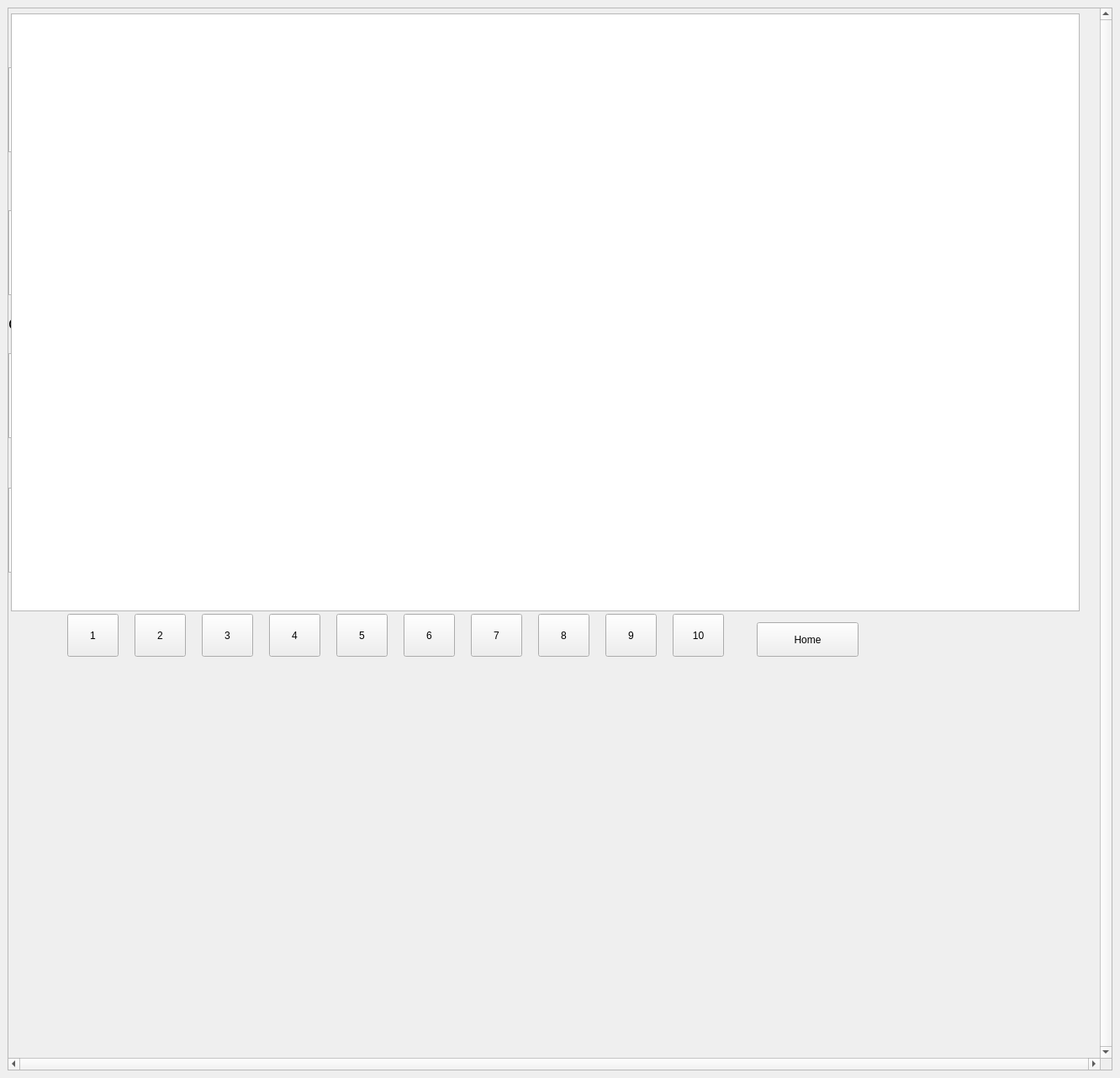
<?xml version="1.0" encoding="UTF-8"?>
<ui version="4.0">
 <class>GUI</class>
 <widget class="QMainWindow" name="GUI">
  <property name="geometry">
   <rect>
    <x>0</x>
    <y>0</y>
    <width>1332</width>
    <height>1282</height>
   </rect>
  </property>
  <property name="windowTitle">
   <string>GUI</string>
  </property>
  <widget class="QWidget" name="centralwidget">
   <layout class="QGridLayout" name="gridLayout">
    <item row="0" column="0">
     <widget class="QScrollArea" name="scrollArea">
      <property name="verticalScrollBarPolicy">
       <enum>Qt::ScrollBarAlwaysOn</enum>
      </property>
      <property name="horizontalScrollBarPolicy">
       <enum>Qt::ScrollBarAlwaysOn</enum>
      </property>
      <property name="sizeAdjustPolicy">
       <enum>QAbstractScrollArea::AdjustToContents</enum>
      </property>
      <property name="widgetResizable">
       <bool>true</bool>
      </property>
      <widget class="QWidget" name="scrollAreaWidgetContents_3">
       <property name="geometry">
        <rect>
         <x>0</x>
         <y>0</y>
         <width>1287</width>
         <height>1237</height>
        </rect>
       </property>
       <widget class="QLabel" name="label">
        <property name="geometry">
         <rect>
          <x>10</x>
          <y>20</y>
          <width>1171</width>
          <height>31</height>
         </rect>
        </property>
        <property name="font">
         <font>
          <pointsize>14</pointsize>
         </font>
        </property>
        <property name="text">
         <string>AI predicts every ballon d’Or winners</string>
        </property>
       </widget>
       <widget class="QTextEdit" name="textEdit">
        <property name="geometry">
         <rect>
          <x>0</x>
          <y>70</y>
          <width>1269</width>
          <height>101</height>
         </rect>
        </property>
        <property name="autoFormatting">
         <set>QTextEdit::AutoAll</set>
        </property>
        <property name="readOnly">
         <bool>true</bool>
        </property>
       </widget>
       <widget class="QLabel" name="label_2">
        <property name="geometry">
         <rect>
          <x>10</x>
          <y>190</y>
          <width>1141</width>
          <height>31</height>
         </rect>
        </property>
        <property name="font">
         <font>
          <pointsize>14</pointsize>
         </font>
        </property>
        <property name="text">
         <string>AI models have favorite numbers</string>
        </property>
       </widget>
       <widget class="QTextEdit" name="textEdit_2">
        <property name="geometry">
         <rect>
          <x>0</x>
          <y>240</y>
          <width>1269</width>
          <height>101</height>
         </rect>
        </property>
        <property name="autoFormatting">
         <set>QTextEdit::AutoAll</set>
        </property>
        <property name="readOnly">
         <bool>true</bool>
        </property>
       </widget>
       <widget class="QLabel" name="label_3">
        <property name="geometry">
         <rect>
          <x>0</x>
          <y>360</y>
          <width>1211</width>
          <height>31</height>
         </rect>
        </property>
        <property name="font">
         <font>
          <pointsize>14</pointsize>
         </font>
        </property>
        <property name="text">
         <string>Google announces new AI and gaming features for Chromebook Plus</string>
        </property>
       </widget>
       <widget class="QTextEdit" name="textEdit_3">
        <property name="geometry">
         <rect>
          <x>0</x>
          <y>410</y>
          <width>1269</width>
          <height>101</height>
         </rect>
        </property>
        <property name="autoFormatting">
         <set>QTextEdit::AutoAll</set>
        </property>
        <property name="readOnly">
         <bool>true</bool>
        </property>
        <property name="html">
         <string>&lt;!DOCTYPE HTML PUBLIC &quot;-//W3C//DTD HTML 4.0//EN&quot; &quot;http://www.w3.org/TR/REC-html40/strict.dtd&quot;&gt;
&lt;html&gt;&lt;head&gt;&lt;meta name=&quot;qrichtext&quot; content=&quot;1&quot; /&gt;&lt;meta charset=&quot;utf-8&quot; /&gt;&lt;style type=&quot;text/css&quot;&gt;
p, li { white-space: pre-wrap; }
hr { height: 1px; border-width: 0; }
li.unchecked::marker { content: &quot;\2610&quot;; }
li.checked::marker { content: &quot;\2612&quot;; }
&lt;/style&gt;&lt;/head&gt;&lt;body style=&quot; font-family:'Segoe UI'; font-size:9pt; font-weight:400; font-style:normal;&quot;&gt;
&lt;p style=&quot;-qt-paragraph-type:empty; margin-top:0px; margin-bottom:0px; margin-left:0px; margin-right:0px; -qt-block-indent:0; text-indent:0px;&quot;&gt;&lt;br /&gt;&lt;/p&gt;&lt;/body&gt;&lt;/html&gt;</string>
        </property>
       </widget>
       <widget class="QTextEdit" name="textEdit_4">
        <property name="geometry">
         <rect>
          <x>0</x>
          <y>570</y>
          <width>1269</width>
          <height>101</height>
         </rect>
        </property>
        <property name="autoFormatting">
         <set>QTextEdit::AutoAll</set>
        </property>
        <property name="readOnly">
         <bool>true</bool>
        </property>
        <property name="html">
         <string>&lt;!DOCTYPE HTML PUBLIC &quot;-//W3C//DTD HTML 4.0//EN&quot; &quot;http://www.w3.org/TR/REC-html40/strict.dtd&quot;&gt;
&lt;html&gt;&lt;head&gt;&lt;meta name=&quot;qrichtext&quot; content=&quot;1&quot; /&gt;&lt;meta charset=&quot;utf-8&quot; /&gt;&lt;style type=&quot;text/css&quot;&gt;
p, li { white-space: pre-wrap; }
hr { height: 1px; border-width: 0; }
li.unchecked::marker { content: &quot;\2610&quot;; }
li.checked::marker { content: &quot;\2612&quot;; }
&lt;/style&gt;&lt;/head&gt;&lt;body style=&quot; font-family:'Segoe UI'; font-size:9pt; font-weight:400; font-style:normal;&quot;&gt;
&lt;p style=&quot;-qt-paragraph-type:empty; margin-top:0px; margin-bottom:0px; margin-left:0px; margin-right:0px; -qt-block-indent:0; text-indent:0px;&quot;&gt;&lt;br /&gt;&lt;/p&gt;&lt;/body&gt;&lt;/html&gt;</string>
        </property>
       </widget>
       <widget class="QLabel" name="label_4">
        <property name="geometry">
         <rect>
          <x>10</x>
          <y>520</y>
          <width>1131</width>
          <height>31</height>
         </rect>
        </property>
        <property name="font">
         <font>
          <pointsize>14</pointsize>
         </font>
        </property>
        <property name="text">
         <string>How Architects Add AI to Their Digital Toolbox</string>
        </property>
       </widget>
       <widget class="QLabel" name="label_5">
        <property name="geometry">
         <rect>
          <x>10</x>
          <y>680</y>
          <width>1151</width>
          <height>31</height>
         </rect>
        </property>
        <property name="font">
         <font>
          <pointsize>14</pointsize>
         </font>
        </property>
        <property name="text">
         <string>How Architects Add AI to Their Digital Toolbox</string>
        </property>
       </widget>
       <widget class="QTextEdit" name="textEdit_6">
        <property name="geometry">
         <rect>
          <x>220</x>
          <y>490</y>
          <width>681</width>
          <height>41</height>
         </rect>
        </property>
        <property name="font">
         <font>
          <pointsize>12</pointsize>
         </font>
        </property>
        <property name="autoFormatting">
         <set>QTextEdit::AutoAll</set>
        </property>
        <property name="readOnly">
         <bool>false</bool>
        </property>
       </widget>
       <widget class="QPushButton" name="pushButton">
        <property name="geometry">
         <rect>
          <x>930</x>
          <y>490</y>
          <width>101</width>
          <height>41</height>
         </rect>
        </property>
        <property name="text">
         <string>Search</string>
        </property>
       </widget>
       <widget class="QLabel" name="label_6">
        <property name="geometry">
         <rect>
          <x>390</x>
          <y>280</y>
          <width>471</width>
          <height>151</height>
         </rect>
        </property>
        <property name="autoFillBackground">
         <bool>true</bool>
        </property>
        <property name="text">
         <string/>
        </property>
        <property name="pixmap">
         <pixmap>../Lab/OIP.jpeg</pixmap>
        </property>
        <property name="scaledContents">
         <bool>true</bool>
        </property>
       </widget>
       <widget class="QTextEdit" name="textEdit_7">
        <property name="geometry">
         <rect>
          <x>3</x>
          <y>6</y>
          <width>1271</width>
          <height>711</height>
         </rect>
        </property>
        <property name="font">
         <font>
          <pointsize>14</pointsize>
          <bold>false</bold>
         </font>
        </property>
        <property name="readOnly">
         <bool>true</bool>
        </property>
       </widget>
       <widget class="QPushButton" name="pushButton_2">
        <property name="geometry">
         <rect>
          <x>70</x>
          <y>720</y>
          <width>61</width>
          <height>51</height>
         </rect>
        </property>
        <property name="text">
         <string>1</string>
        </property>
       </widget>
       <widget class="QPushButton" name="pushButton_3">
        <property name="geometry">
         <rect>
          <x>150</x>
          <y>720</y>
          <width>61</width>
          <height>51</height>
         </rect>
        </property>
        <property name="text">
         <string>2</string>
        </property>
       </widget>
       <widget class="QPushButton" name="pushButton_4">
        <property name="geometry">
         <rect>
          <x>230</x>
          <y>720</y>
          <width>61</width>
          <height>51</height>
         </rect>
        </property>
        <property name="text">
         <string>3</string>
        </property>
       </widget>
       <widget class="QPushButton" name="pushButton_5">
        <property name="geometry">
         <rect>
          <x>310</x>
          <y>720</y>
          <width>61</width>
          <height>51</height>
         </rect>
        </property>
        <property name="text">
         <string>4</string>
        </property>
       </widget>
       <widget class="QPushButton" name="pushButton_6">
        <property name="geometry">
         <rect>
          <x>890</x>
          <y>730</y>
          <width>121</width>
          <height>41</height>
         </rect>
        </property>
        <property name="text">
         <string>Home</string>
        </property>
       </widget>
       <widget class="QPushButton" name="pushButton_7">
        <property name="geometry">
         <rect>
          <x>390</x>
          <y>720</y>
          <width>61</width>
          <height>51</height>
         </rect>
        </property>
        <property name="text">
         <string>5</string>
        </property>
       </widget>
       <widget class="QPushButton" name="pushButton_8">
        <property name="geometry">
         <rect>
          <x>470</x>
          <y>720</y>
          <width>61</width>
          <height>51</height>
         </rect>
        </property>
        <property name="text">
         <string>6</string>
        </property>
       </widget>
       <widget class="QPushButton" name="pushButton_9">
        <property name="geometry">
         <rect>
          <x>550</x>
          <y>720</y>
          <width>61</width>
          <height>51</height>
         </rect>
        </property>
        <property name="text">
         <string>7</string>
        </property>
       </widget>
       <widget class="QPushButton" name="pushButton_10">
        <property name="geometry">
         <rect>
          <x>630</x>
          <y>720</y>
          <width>61</width>
          <height>51</height>
         </rect>
        </property>
        <property name="text">
         <string>8</string>
        </property>
       </widget>
       <widget class="QPushButton" name="pushButton_11">
        <property name="geometry">
         <rect>
          <x>710</x>
          <y>720</y>
          <width>61</width>
          <height>51</height>
         </rect>
        </property>
        <property name="text">
         <string>9</string>
        </property>
       </widget>
       <widget class="QPushButton" name="pushButton_12">
        <property name="geometry">
         <rect>
          <x>790</x>
          <y>720</y>
          <width>61</width>
          <height>51</height>
         </rect>
        </property>
        <property name="text">
         <string>10</string>
        </property>
       </widget>
      </widget>
     </widget>
    </item>
   </layout>
  </widget>
 </widget>
 <resources/>
 <connections/>
</ui>
